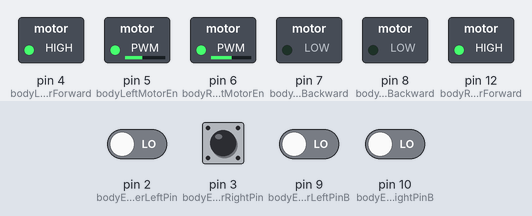
Bench run of a sketch on a simulated Arduino Uno, built with avr-gcc and run on an emulated ATmega328P. Shown: switched loads named in the sketch (green lamp = pin HIGH). Inputs (shaded band) come from the test bench; at power-on: pin 2 (bodyEncoderLeftPin), pin 3 (bodyEncoderRightPin), pin 9 (bodyEncoderLeftPinB), pin 10 (bodyEncoderRightPinB) LOW. What the sketch prints to the serial monitor is not drawn.

Above: at 4.2 s.
4.3 s: pin 3 (bodyEncoderRightPin) driven HIGH
At 5.4 s:
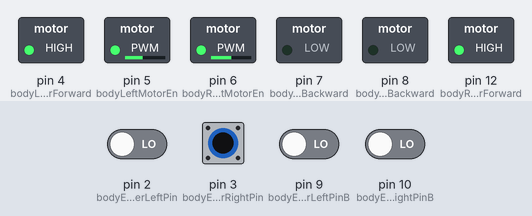
7.3 s: pin 2 (bodyEncoderLeftPin) driven HIGH
At 7.8 s:
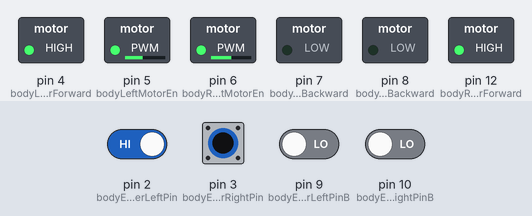
10.3 s: pin 3 (bodyEncoderRightPin) pulsed LOW 5 times (0.12 s each, 0.3 s apart)
At 10.51 s:
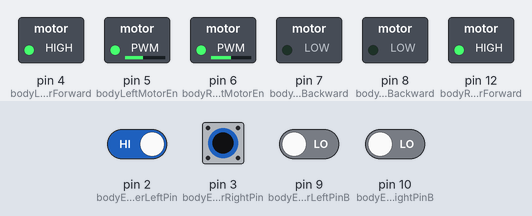
14.8 s: pin 3 (bodyEncoderRightPin) pulsed LOW 5 times (0.12 s each, 0.3 s apart)
Timing chart, 0 to 23.3 s (numbered marks = the images above; inputs shaded):
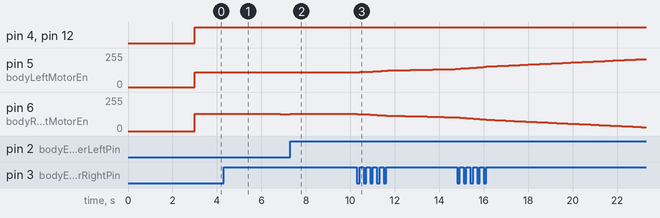

Measured:
- after the input at 4.3 s, pin 5 (bodyLeftMotorEn): 110/255 → 111/255 at once, → 112/255 2.5 s later; pin 6 (bodyRightMotorEn): 130/255 → 128/255 at once, → 127/255 2.5 s later
- after the input at 7.3 s, pin 5 (bodyLeftMotorEn): 112/255 → 111/255 at once; pin 6 (bodyRightMotorEn): 127/255 → 128/255 at once
- after the input at 10.3 s, pin 5 (bodyLeftMotorEn): moves from 111/255 to 136/255 over 4.4 s, starting at once; pin 6 (bodyRightMotorEn): moves from 128/255 to 103/255 over 4.4 s, starting at once

The sketch:

encoders-pwm-pid.ino
```cpp
#define serialSpeed 115200

#define bodyLeftMotorPwmRef 110
#define bodyRightMotorPwmRef 130
#define bodySteeringFactor 1

// encoder type
#define bodyEncoderSJ01 true
#define bodyEncoderHC020K false
#define bodyEncoderLM393 false

#if bodyEncoderSJ01
#define bodyEncoderSignal CHANGE
#define bodyEncoderInputSignal INPUT
#endif
#if bodyEncoderHC020K
#define bodyEncoderSignal FALLING
#define bodyEncoderInputSignal INPUT_PULLUP
#endif
#if bodyEncoderLM393
#define bodyEncoderSignal RISING
#define bodyEncoderInputSignal INPUT
#endif

// motor one
#define enA 5
#define in1 4
#define in2 7
// motor two
#define enB 6
#define in3 8
#define in4 12

// LeftMotor
#define bodyLeftMotorEn enA
#define bodyLeftMotorForward in1
#define bodyLeftMotorBackward in2

// RightMotor
#define bodyRightMotorEn enB
#define bodyRightMotorForward in4
#define bodyRightMotorBackward in3

// encoder LeftMotor
#define bodyEncoderLeftInt 0
#define bodyEncoderLeftFunction bodyEncoderLeftCounter
#define bodyEncoderLeftPin 2 // A pin the interrupt pin
#if bodyEncoderSJ01
#define bodyEncoderLeftPinB 9 // B pin: the digital pin
#endif
#define bodyEncoderLeftSignal bodyEncoderSignal
#define bodyEncoderLeftInputSignal bodyEncoderInputSignal

// encoder RightMotor
#define bodyEncoderRightInt 1
#define bodyEncoderRightFunction bodyEncoderRightCounter
#define bodyEncoderRightPin 3 // A pin: the interrupt pin
#if bodyEncoderSJ01
#define bodyEncoderRightPinB 10 // B pin: the digital pin
#endif
#define bodyEncoderRightSignal bodyEncoderSignal
#define bodyEncoderRightInputSignal bodyEncoderInputSignal

#include <PID_v1.h>
#define bodySteeringPidSetPointTarget 0
#define bodySteeringPidSampleTime 3
#define bodySteeringPidMinOutput -100
#define bodySteeringPidMaxOutput 100

#if bodyEncoderSJ01
byte bodyEncoderLeftPinLast;
boolean bodyEncoderLeftDirection; // the rotation direction
byte bodyEncoderRightPinLast;
boolean bodyEncoderRightDirection; //the rotation direction
#endif

double bodySteeringPidInput;
double bodySteeringPidOutput; // Power supplied to the motor PWM value.
double bodySteeringPidSetPoint;
double bodySteeringPidKp=1, bbodySteeringPidKi=0.4, bodySteeringPidKd=0.001;

PID bodySteeringPid(&bodySteeringPidInput, &bodySteeringPidOutput, &bodySteeringPidSetPoint, bodySteeringPidKp, bbodySteeringPidKi, bodySteeringPidKd, REVERSE);

volatile signed long bodyEncoderLeftTotalPulses = 0;
volatile signed long bodyEncoderRightTotalPulses = 0;

unsigned long loopTimeStart = 0;

void setup() {
  Serial.begin(serialSpeed); //Initialize the serial port

  pinMode(bodyLeftMotorEn, OUTPUT);
  pinMode(bodyLeftMotorForward, OUTPUT);
  pinMode(bodyLeftMotorBackward, OUTPUT);
  pinMode(bodyRightMotorEn, OUTPUT);
  pinMode(bodyRightMotorForward, OUTPUT);
  pinMode(bodyRightMotorBackward, OUTPUT);

  bodySteeringPidSetPoint = bodySteeringPidSetPointTarget;
  bodySteeringPid.SetMode(AUTOMATIC);
  bodySteeringPid.SetSampleTime(bodySteeringPidSampleTime);
  bodySteeringPid.SetOutputLimits(bodySteeringPidMinOutput, bodySteeringPidMaxOutput);

#if bodyEncoderSJ01
  bodyEncoderLeftDirection = true; //default -> Forward
  pinMode(bodyEncoderLeftPinB, bodyEncoderLeftInputSignal);
#endif
  attachInterrupt(bodyEncoderLeftInt, bodyEncoderLeftFunction, bodyEncoderLeftSignal);

#if bodyEncoderSJ01
  bodyEncoderRightDirection = true; // default -> Forward
  pinMode(bodyEncoderRightPinB, bodyEncoderRightInputSignal);
#endif
  attachInterrupt(bodyEncoderRightInt, bodyEncoderRightFunction, bodyEncoderRightSignal);

  delay(3000);

  loopTimeStart = millis();

}

void loop() {
  unsigned long loopTime = 0;

  unsigned int bodyLeftMotorPwmOut = 0;
  unsigned int bodyRightMotorPwmOut = 0;
  signed long bodySteeringError = 0;
  boolean bodySteeringdPidResult = false;

  // set direction
  setBodyMotorLeftForward();
  setBodyMotorRightForward();

  // calculate pwm steering correction using pid
  bodySteeringError = abs(bodyEncoderLeftTotalPulses) - abs(bodyEncoderRightTotalPulses);
  bodySteeringPidInput = bodySteeringError;
  bodySteeringdPidResult = bodySteeringPid.Compute();

  bodyLeftMotorPwmOut = bodyLeftMotorPwmRef - (bodySteeringPidOutput * bodySteeringFactor);
  bodyRightMotorPwmOut = bodyRightMotorPwmRef + (bodySteeringPidOutput * bodySteeringFactor);

  // set speed
  analogWrite(bodyLeftMotorEn, bodyLeftMotorPwmOut);
  analogWrite(bodyRightMotorEn, bodyRightMotorPwmOut);

  if(bodySteeringdPidResult) {
    // display info
    //Serial.print(abs(bodyEncoderLeftTotalPulses)); Serial.print("\t");
    //Serial.print(abs(bodyEncoderRightTotalPulses)); Serial.print("\t");
    Serial.print((float)bodyLeftMotorPwmOut/10.0); Serial.print("\t"); // divided for scale display
    Serial.print((float)bodyRightMotorPwmOut/10.0); Serial.print("\t"); // divided for scale display
    Serial.print(bodySteeringError); Serial.print("\t");
    Serial.println("");
  }

  // end loop
  loopTime = millis() - loopTimeStart;
  loopTimeStart = millis();
}

void bodyEncoderLeftCounter()
{
#if bodyEncoderSJ01
  int Lstate = digitalRead(bodyEncoderLeftPin);
  if((bodyEncoderLeftPinLast == LOW) && Lstate==HIGH)
  {
    int val = digitalRead(bodyEncoderLeftPinB);
    if(val == LOW && bodyEncoderLeftDirection)
    {
      bodyEncoderLeftDirection = false; //Reverse
    }
    else if(val == HIGH && !bodyEncoderLeftDirection)
    {
      bodyEncoderLeftDirection = true;  //Forward
    }
  }
  bodyEncoderLeftPinLast = Lstate;

  if(!bodyEncoderLeftDirection)
  {
    bodyEncoderLeftTotalPulses++;
  } else {
    bodyEncoderLeftTotalPulses--;
  }
#else
  bodyEncoderLeftTotalPulses ++;
#endif
}

void bodyEncoderRightCounter()
{
#if bodyEncoderSJ01
  int Lstate = digitalRead(bodyEncoderRightPin);
  if((bodyEncoderRightPinLast == LOW) && Lstate==HIGH)
  {
    int val = digitalRead(bodyEncoderRightPinB);
    if(val == LOW && bodyEncoderRightDirection)
    {
      bodyEncoderRightDirection = false; // Reverse
    }
    else if(val == HIGH && !bodyEncoderRightDirection)
    {
      bodyEncoderRightDirection = true;  // Forward
    }
  }
  bodyEncoderRightPinLast = Lstate;

  if(!bodyEncoderRightDirection)
  {
    bodyEncoderRightTotalPulses ++;
  } else {
    bodyEncoderRightTotalPulses --;
  }
#else
  bodyEncoderRightTotalPulses ++;
#endif
}

void setBodyMotorLeftForward() {
  digitalWrite(bodyLeftMotorForward, HIGH);
  digitalWrite(bodyLeftMotorBackward, LOW);
}

void setBodyMotorRightForward() {
  digitalWrite(bodyRightMotorForward, HIGH);
  digitalWrite(bodyRightMotorBackward, LOW);
}
```
